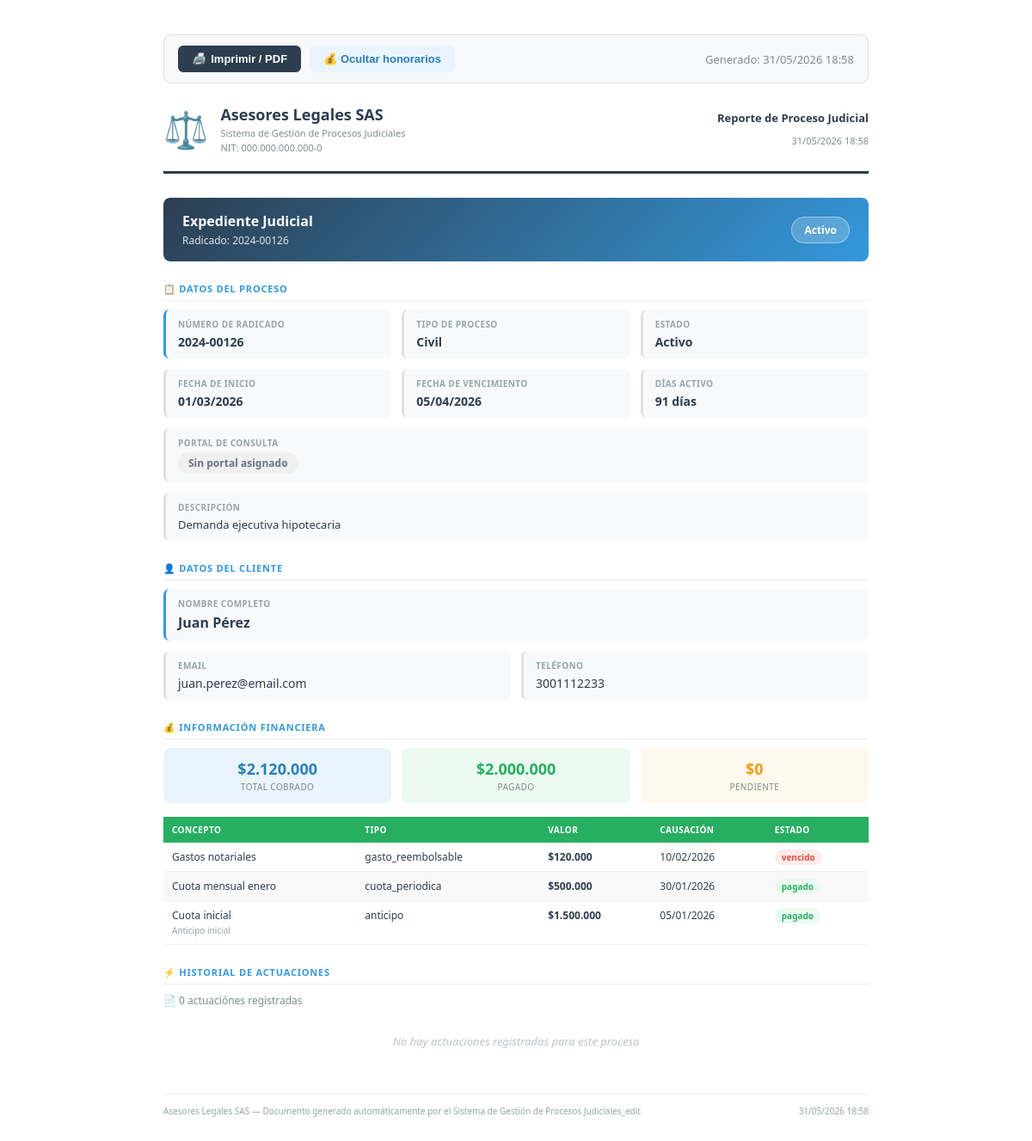
/backend/reportes/reporte_proceso.php?id=1, run on the app's committed database.
### tables this page shows
CREATE TABLE `procesos` (
  `id` int(11) NOT NULL,
  `cliente_id` int(11) NOT NULL,
  `tipo_proceso_id` int(11) DEFAULT NULL,
  `estado_proceso_id` int(11) DEFAULT NULL,
  `numero_radicado` varchar(50) NOT NULL,
  `tipo_proceso` varchar(50) DEFAULT NULL,
  `descripcion` text DEFAULT NULL,
  `estado` varchar(50) DEFAULT 'Activo',
  `fecha_inicio` date DEFAULT NULL,
  `fecha_vencimiento` date DEFAULT NULL,
  `sincronizar_api` tinyint(4) DEFAULT 0,
  `fuente_consulta` varchar(20) NOT NULL DEFAULT 'rama' COMMENT 'rama | samai | penal | tyba | ninguna',
  `departamento_id` int(11) DEFAULT NULL,
  `municipio_id` int(11) DEFAULT NULL,
  `despacho_id` int(11) DEFAULT NULL,
  `entidad_id` int(11) DEFAULT NULL,
  `created_at` timestamp NOT NULL DEFAULT current_timestamp(),
  `usuario_creacion` int(11) DEFAULT NULL,
  `usuario_modificacion` int(11) DEFAULT NULL,
  `fecha_modificacion` timestamp NULL DEFAULT NULL,
  `es_privado` tinyint(1) DEFAULT 0
);

CREATE TABLE `estados_proceso` (
  `id` int(11) NOT NULL,
  `nombre` varchar(50) NOT NULL,
  `color` varchar(20) DEFAULT '#3498db',
  `activo` tinyint(4) DEFAULT 1,
  `created_at` timestamp NOT NULL DEFAULT current_timestamp(),
  `usuario_creacion` int(11) DEFAULT NULL,
  `usuario_modificacion` int(11) DEFAULT NULL,
  `fecha_modificacion` timestamp NULL DEFAULT NULL
);

CREATE TABLE `tipos_proceso` (
  `id` int(11) NOT NULL,
  `nombre` varchar(100) NOT NULL,
  `descripcion` text DEFAULT NULL,
  `activo` tinyint(4) DEFAULT 1,
  `created_at` timestamp NOT NULL DEFAULT current_timestamp(),
  `usuario_creacion` int(11) DEFAULT NULL,
  `usuario_modificacion` int(11) DEFAULT NULL,
  `fecha_modificacion` timestamp NULL DEFAULT NULL
);

CREATE TABLE `clientes` (
  `id` int(11) NOT NULL,
  `nombre` varchar(100) NOT NULL,
  `apellido` varchar(100) NOT NULL,
  `tipo_identificacion` varchar(10) DEFAULT NULL,
  `numero_identificacion` varchar(30) DEFAULT NULL,
  `email` varchar(100) DEFAULT NULL,
  `telefono` varchar(20) DEFAULT NULL,
  `direccion` text DEFAULT NULL,
  `created_at` timestamp NOT NULL DEFAULT current_timestamp(),
  `usuario_creacion` int(11) DEFAULT NULL,
  `usuario_modificacion` int(11) DEFAULT NULL,
  `fecha_modificacion` timestamp NULL DEFAULT NULL
);

CREATE TABLE `honorarios` (
  `id` int(11) NOT NULL,
  `proceso_id` int(11) NOT NULL,
  `concepto` varchar(255) NOT NULL,
  `tipo` enum('cuota_periodica','honorario_exito','pago_puntual','anticipo','gasto_reembolsable') NOT NULL DEFAULT 'pago_puntual',
  `valor` decimal(15,2) NOT NULL DEFAULT 0.00,
  `fecha_causacion` date NOT NULL,
  `fecha_pago` date DEFAULT NULL,
  `estado` enum('pendiente','pagado','vencido') NOT NULL DEFAULT 'pendiente',
  `observaciones` text DEFAULT NULL,
  `created_at` timestamp NOT NULL DEFAULT current_timestamp(),
  `updated_at` timestamp NULL DEFAULT NULL ON UPDATE current_timestamp()
);

### backend/models/Configuracion.php (called while the page is built, shortened)
<?php
require_once __DIR__ . '/../config/database.php';
class Configuracion {
    private $conn;
    private $table = 'configuracion';
    public function __construct() {
        $database   = new Database();
        $this->conn = $database->getConnection();
    }
    public function getAll() {
        $stmt = $this->conn->prepare("SELECT clave, valor, descripcion FROM {$this->table} ORDER BY id");
        $stmt->execute();
        return $stmt->fetchAll(PDO::FETCH_ASSOC);
    }
    public function getMap() {
        $rows = $this->getAll();
        $map  = [];
        foreach ($rows as $row) {
            $map[$row['clave']] = $row['valor'];
        }
        return $map;
    }
}
?>

### backend/config/database.php (called while the page is built, shortened)
<?php
class Database {
    private $host = "localhost";
    private $db_name = "oficina_juridica";
    private $username = "root";
    private $password = "";
    public function getConnection() {
        $this->conn = null;
        try {
            $this->conn = new PDO("mysql:host=" . $this->host . ";dbname=" . $this->db_name, $this->username, $this->password);
            $this->conn->setAttribute(PDO::ATTR_ERRMODE, PDO::ERRMODE_EXCEPTION);
        } catch(PDOException $e) {
            echo "Error: " . $e->getMessage();
        }
        return $this->conn;
    }
}
?>

### backend/models/Proceso.php (called while the page is built, shortened)
<?php
require_once __DIR__ . '/../config/database.php';
class Proceso {
    private $conn;
    private $table = 'procesos';
    public function __construct() {
        $database = new Database();
        $this->conn = $database->getConnection();
    }
    public function getById($id) {
        $query = "SELECT p.*,
                c.nombre, c.apellido,
                tp.nombre as tipo_proceso_nombre,
                ep.nombre as estado_proceso_nombre,
                ep.color as estado_color,
                p.sincronizar_api,
                COALESCE(p.es_privado, 0) as es_privado,
                COALESCE(p.fuente_consulta, 'ninguna') as fuente_consulta,
                p.departamento_id, p.municipio_id, p.despacho_id, p.entidad_id,
                dep.nombre as departamento_nombre, mun.nombre as municipio_nombre,
                des.nombre as despacho_nombre, ent.nombre as entidad_nombre
                FROM " . $this->table . " p
                JOIN clientes c ON p.cliente_id = c.id
                LEFT JOIN tipos_proceso tp ON p.tipo_proceso_id = tp.id
                LEFT JOIN estados_proceso ep ON p.estado_proceso_id = ep.id
                LEFT JOIN departamentos dep ON p.departamento_id = dep.id
                LEFT JOIN municipios mun     ON p.municipio_id    = mun.id
                LEFT JOIN despachos des      ON p.despacho_id     = des.id
                LEFT JOIN entidades ent      ON p.entidad_id      = ent.id
                WHERE p.id = :id";
        $stmt = $this->conn->prepare($query);
        $stmt->bindParam(':id', $id);
        $stmt->execute();
        return $stmt->fetch(PDO::FETCH_ASSOC);
    }
}
?>

### backend/models/Honorario.php (called while the page is built, shortened)
<?php
require_once __DIR__ . '/../config/database.php';
class Honorario {
    private $conn;
    private $table = 'honorarios';
    public function __construct() {
        $database   = new Database();
        $this->conn = $database->getConnection();
    }
    public function getByProceso($proceso_id) {
        $query = "SELECT * FROM {$this->table}
                  WHERE proceso_id = :proceso_id
                  ORDER BY fecha_causacion DESC";
        $stmt = $this->conn->prepare($query);
        $stmt->bindParam(':proceso_id', $proceso_id);
        $stmt->execute();
        return $stmt->fetchAll(PDO::FETCH_ASSOC);
    }
}
?>

### backend/models/Actuacion.php (called while the page is built, shortened)
<?php
require_once __DIR__ . '/../config/database.php';
class Actuacion {
    private $conn;
    private $table = 'actuaciones';
    public function __construct() {
        $database   = new Database();
        $this->conn = $database->getConnection();
    }
    public function getByProceso($proceso_id) {
        $query = "SELECT * FROM " . $this->table . "
                  WHERE proceso_id = :proceso_id
                  ORDER BY despacho ASC, fecha DESC, created_at DESC";
        $stmt = $this->conn->prepare($query);
        $stmt->bindParam(':proceso_id', $proceso_id);
        $stmt->execute();
        return $stmt->fetchAll(PDO::FETCH_ASSOC);
    }
}
?>

### backend/reportes/reporte_proceso.php (the view, shortened to what this page needs)
<?php
require_once __DIR__ . '/../config/database.php';
require_once __DIR__ . '/../models/Proceso.php';
require_once __DIR__ . '/../models/Actuacion.php';
require_once __DIR__ . '/../models/Honorario.php';
$id            = (int)($_GET['id'] ?? 0);
$mostrarHon    = isset($_GET['honorarios']) ? ($_GET['honorarios'] === '1') : true;
$procesoModel   = new Proceso();
$actuacionModel = new Actuacion();
$honorarioModel = new Honorario();
$proceso     = $procesoModel->getById($id);
require_once __DIR__ . '/../models/Configuracion.php';
$cfg = (new Configuracion())->getMap();
$nombreEmpresa = $cfg['nombre_empresa'] ?? 'Oficina Jurídica';
$subtitulo     = $cfg['subtitulo']      ?? 'Sistema de Gestión';
$nit           = $cfg['nit']            ?? '';
$pieReporte    = $cfg['pie_reporte']    ?? 'Documento generado automáticamente';
$actuaciones      = $actuacionModel->getByProceso($id);
$honorarios       = $mostrarHon ? $honorarioModel->getByProceso($id) : [];
$fechaGeneracion  = date('d/m/Y H:i');
$totalActuaciones = count($actuaciones);
$fuenteLabels = [
    'rama'    => '⚖️ Rama Judicial',
    'samai'   => '🏛️ SAMAI — Consejo de Estado',
    'penal'   => '🔒 SIUGJ — Penal',
    'tyba'    => '📁 TYBA',
    'ninguna' => 'Sin portal asignado',
];
$fuenteLabel = $fuenteLabels[$proceso['fuente_consulta'] ?? 'ninguna'] ?? '—';
$totalCobrado = $totalPagado = $totalPendiente = 0;
foreach ($honorarios as $h) {
    $totalCobrado += $h['valor'];
    if ($h['estado'] === 'pagado')   $totalPagado   += $h['valor'];
}
$db          = (new Database())->getConnection();
$stmtCli     = $db->prepare("SELECT * FROM clientes WHERE id = :id LIMIT 1");
$stmtCli->execute([':id' => $proceso['cliente_id']]);
$clienteData = $stmtCli->fetch(PDO::FETCH_ASSOC) ?: [];
function fmtCOP($v) { return '$' . number_format($v, 0, ',', '.'); }
?>
<!DOCTYPE html>
<html lang="es">
<head>
</head>
<body>
<div class="toolbar">
    <button class="btn-print" onclick="window.print()">
        <i>🖨️</i> Imprimir / PDF
    </button>
    <button class="btn-toggle" id="btnToggleHon" onclick="toggleHonorarios()">
        💰 <?= $mostrarHon ? 'Ocultar honorarios' : 'Mostrar honorarios' ?>
    </button>
    <span class="toolbar-label">Generado: <?= $fechaGeneracion ?></span>
</div>
<div class="header">
    <div style="display:flex;align-items:center;gap:14px">
        <div style="font-size:42px;line-height:1">⚖️</div>
        <div class="logo-texto">
            <h1><?= htmlspecialchars($nombreEmpresa) ?></h1>
            <p><?= htmlspecialchars($subtitulo) ?></p>
            <?php if ($nit): ?><p>NIT: <?= htmlspecialchars($nit) ?></p><?php endif; ?>
        </div>
    </div>
    <div class="header-meta">
        <strong>Reporte de Proceso Judicial</strong>
        <?= $fechaGeneracion ?>
    </div>
</div>
<div class="titulo-reporte">
    <div>
        <h2>Expediente Judicial</h2>
        <div class="radicado">Radicado: <?= htmlspecialchars($proceso['numero_radicado']) ?></div>
    </div>
    <div class="estado-badge"><?= htmlspecialchars($proceso['estado_proceso_nombre'] ?? 'Sin estado') ?></div>
</div>
<div class="seccion">
    <div class="seccion-titulo">📋 Datos del Proceso</div>
    <div class="datos-grid">
        <div class="dato-item destacado">
            <div class="dato-label">Número de Radicado</div>
            <div class="dato-valor"><?= htmlspecialchars($proceso['numero_radicado']) ?></div>
        </div>
        <div class="dato-item">
            <div class="dato-label">Tipo de Proceso</div>
            <div class="dato-valor"><?= htmlspecialchars($proceso['tipo_proceso_nombre'] ?? '—') ?></div>
        </div>
        <div class="dato-item">
            <div class="dato-label">Estado</div>
            <div class="dato-valor"><?= htmlspecialchars($proceso['estado_proceso_nombre'] ?? '—') ?></div>
        </div>
        <div class="dato-item">
            <div class="dato-label">Fecha de Inicio</div>
            <div class="dato-valor"><?= $proceso['fecha_inicio'] ? date('d/m/Y', strtotime($proceso['fecha_inicio'])) : '—' ?></div>
        </div>
        <div class="dato-item">
            <div class="dato-label">Fecha de Vencimiento</div>
            <div class="dato-valor"><?= $proceso['fecha_vencimiento'] ? date('d/m/Y', strtotime($proceso['fecha_vencimiento'])) : 'No definida' ?></div>
        </div>
        <div class="dato-item">
            <div class="dato-label">Días activo</div>
            <div class="dato-valor"><?php
                $inicio = new DateTime($proceso['fecha_inicio']);
                echo $inicio->diff(new DateTime())->days . ' días';
            ?></div>
        </div>
        <div class="dato-item span3">
            <div class="dato-label">Portal de Consulta</div>
            <div class="dato-valor">
                <span class="fuente-badge fuente-<?= $proceso['fuente_consulta'] ?? 'ninguna' ?>">
                    <?= $fuenteLabel ?>
                </span>
            </div>
        </div>
        <?php if ($proceso['descripcion']): ?>
        <div class="dato-item span3">
            <div class="dato-label">Descripción</div>
            <div class="dato-valor" style="font-weight:400;font-size:13px"><?= htmlspecialchars($proceso['descripcion']) ?></div>
        </div>
        <?php endif; ?>
    </div>
</div>
<div class="seccion">
    <div class="seccion-titulo">👤 Datos del Cliente</div>
    <div class="datos-grid dos-col">
        <div class="dato-item destacado span2">
            <div class="dato-label">Nombre Completo</div>
            <div class="dato-valor" style="font-size:16px"><?= htmlspecialchars($proceso['nombre'] . ' ' . $proceso['apellido']) ?></div>
        </div>
        <?php if (!empty($clienteData['email'])): ?>
        <div class="dato-item">
            <div class="dato-label">Email</div>
            <div class="dato-valor" style="font-weight:400"><?= htmlspecialchars($clienteData['email']) ?></div>
        </div>
        <?php endif; ?>
        <?php if (!empty($clienteData['telefono'])): ?>
        <div class="dato-item">
            <div class="dato-label">Teléfono</div>
            <div class="dato-valor" style="font-weight:400"><?= htmlspecialchars($clienteData['telefono']) ?></div>
        </div>
        <?php endif; ?>
    </div>
</div>
<div id="seccionHonorarios" style="<?= $mostrarHon ? '' : 'display:none' ?>">
<div class="seccion">
    <div class="seccion-titulo">💰 Información Financiera</div>
    <div class="kpi-grid">
        <div class="kpi-box cobrado">
            <div class="kpi-num" style="color:#2980b9"><?= fmtCOP($totalCobrado) ?></div>
            <div class="kpi-label">Total cobrado</div>
        </div>
        <div class="kpi-box pagado">
            <div class="kpi-num" style="color:#27ae60"><?= fmtCOP($totalPagado) ?></div>
            <div class="kpi-label">Pagado</div>
        </div>
        <div class="kpi-box pendiente">
            <div class="kpi-num" style="color:#f39c12"><?= fmtCOP($totalPendiente) ?></div>
            <div class="kpi-label">Pendiente</div>
        </div>
    </div>
    <?php if (!empty($honorarios)): ?>
    <table class="tabla-honorarios">
        <thead>
            <tr>
                <th>Concepto</th>
                <th>Tipo</th>
                <th>Valor</th>
                <th>Causación</th>
                <th>Estado</th>
            </tr>
        </thead>
        <tbody>
        <?php foreach ($honorarios as $h): ?>
            <tr>
                <td><?= htmlspecialchars($h['concepto']) ?>
                    <?php if ($h['observaciones']): ?>
                    <br><small style="color:#95a5a6"><?= htmlspecialchars($h['observaciones']) ?></small>
                    <?php endif; ?>
                </td>
                <td><?= htmlspecialchars($h['tipo']) ?></td>
                <td style="font-weight:700"><?= fmtCOP($h['valor']) ?></td>
                <td><?= $h['fecha_causacion'] ? date('d/m/Y', strtotime($h['fecha_causacion'])) : '—' ?></td>
                <td><span class="badge-estado badge-<?= $h['estado'] ?>"><?= $h['estado'] ?></span></td>
            </tr>
        <?php endforeach; ?>
        </tbody>
    </table>
    <?php else: ?>
    <div class="sin-actuaciones">No hay cobros registrados</div>
    <?php endif; ?>
</div>
</div>
<div class="seccion">
    <div class="seccion-titulo">⚡ Historial de Actuaciones</div>
    <div class="resumen-num">📄 <?= $totalActuaciones ?> actuación<?= $totalActuaciones != 1 ? 'es' : '' ?> registrada<?= $totalActuaciones != 1 ? 's' : '' ?></div>
    <?php if (empty($actuaciones)): ?>
        <div class="sin-actuaciones">No hay actuaciones registradas para este proceso</div>
    <?php endif; ?>
</div>
<div class="footer">
    <span><?= htmlspecialchars($nombreEmpresa) ?> — <?= htmlspecialchars($pieReporte) ?></span>
    <span><?= $fechaGeneracion ?></span>
</div>
</body>
</html>

### data on the page
procesos: numero_radicado "2024-00126", estado_proceso.nombre "Activo", tipo_proceso.nombre "Civil", fecha_inicio "01/03/2026", fecha_vencimiento "05/04/2026", descripcion "Demanda ejecutiva hipotecaria", cliente.apellido "Juan Pérez"
clientes: email "juan.perez@email.com", telefono "3001112233"
honorarios: concepto "Gastos notariales", tipo "gasto_reembolsable", valor "$120.000", fecha_causacion "10/02/2026", estado "vencido"
honorarios: concepto "Cuota mensual enero", tipo "cuota_periodica", valor "$500.000", fecha_causacion "30/01/2026", estado "pagado"
honorarios: concepto "Cuota inicial", observaciones "Anticipo inicial", tipo "anticipo", valor "$1.500.000", fecha_causacion "05/01/2026", estado "pagado"

### other printed values
$nombreEmpresa "Asesores Legales SAS"
$subtitulo "Sistema de Gestión de Procesos Judiciales"
$nit "000.000.000.000-0"
$fuenteLabel "Sin portal asignado"
fmtCOP($totalCobrado) "$2.120.000"
fmtCOP($totalPagado) "$2.000.000"
fmtCOP($totalPendiente) "$0"
$totalActuaciones "0"
$pieReporte "Documento generado automáticamente por el Sistema de Gestión de Procesos Judiciales_edit"
